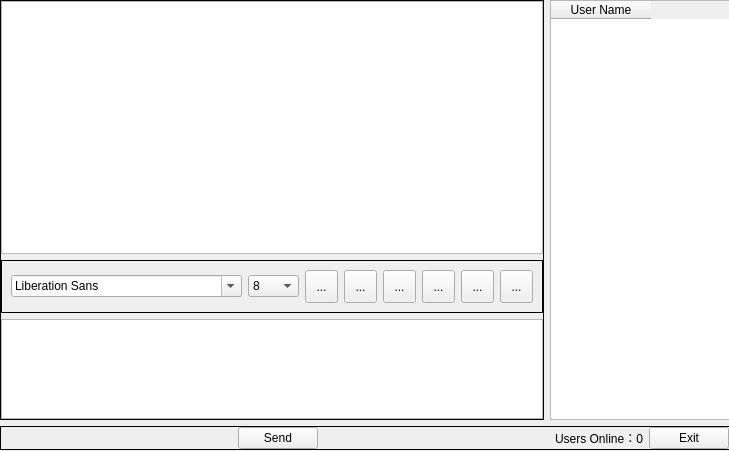
<?xml version="1.0" encoding="UTF-8"?>
<ui version="4.0">
 <class>Widget</class>
 <widget class="QWidget" name="Widget">
  <property name="geometry">
   <rect>
    <x>0</x>
    <y>0</y>
    <width>729</width>
    <height>451</height>
   </rect>
  </property>
  <property name="windowTitle">
   <string>Widget</string>
  </property>
  <widget class="QWidget" name="widget" native="true">
   <property name="geometry">
    <rect>
     <x>299</x>
     <y>10</y>
     <width>274</width>
     <height>210</height>
    </rect>
   </property>
   <layout class="QVBoxLayout" name="verticalLayout">
    <property name="leftMargin">
     <number>0</number>
    </property>
    <property name="topMargin">
     <number>0</number>
    </property>
    <property name="rightMargin">
     <number>0</number>
    </property>
    <property name="bottomMargin">
     <number>0</number>
    </property>
   </layout>
  </widget>
  <widget class="QWidget" name="widget_3" native="true">
   <property name="geometry">
    <rect>
     <x>520</x>
     <y>320</y>
     <width>274</width>
     <height>210</height>
    </rect>
   </property>
   <layout class="QVBoxLayout" name="verticalLayout_3">
    <property name="leftMargin">
     <number>0</number>
    </property>
    <property name="topMargin">
     <number>0</number>
    </property>
    <property name="rightMargin">
     <number>0</number>
    </property>
    <property name="bottomMargin">
     <number>0</number>
    </property>
   </layout>
  </widget>
  <widget class="QWidget" name="widget_6" native="true">
   <property name="geometry">
    <rect>
     <x>0</x>
     <y>0</y>
     <width>730</width>
     <height>450</height>
    </rect>
   </property>
   <layout class="QVBoxLayout" name="verticalLayout_4">
    <property name="leftMargin">
     <number>0</number>
    </property>
    <property name="topMargin">
     <number>0</number>
    </property>
    <property name="rightMargin">
     <number>0</number>
    </property>
    <property name="bottomMargin">
     <number>0</number>
    </property>
    <item>
     <widget class="QWidget" name="widget_4" native="true">
      <layout class="QHBoxLayout" name="horizontalLayout_3">
       <property name="leftMargin">
        <number>0</number>
       </property>
       <property name="topMargin">
        <number>0</number>
       </property>
       <property name="rightMargin">
        <number>0</number>
       </property>
       <property name="bottomMargin">
        <number>0</number>
       </property>
       <item>
        <widget class="QFrame" name="frame_3">
         <property name="frameShape">
          <enum>QFrame::Box</enum>
         </property>
         <layout class="QVBoxLayout" name="verticalLayout_2">
          <property name="leftMargin">
           <number>0</number>
          </property>
          <property name="topMargin">
           <number>0</number>
          </property>
          <property name="rightMargin">
           <number>0</number>
          </property>
          <property name="bottomMargin">
           <number>0</number>
          </property>
          <item>
           <widget class="QTextBrowser" name="msgBrowser"/>
          </item>
          <item>
           <widget class="QFrame" name="frame_2">
            <property name="frameShape">
             <enum>QFrame::Box</enum>
            </property>
            <layout class="QHBoxLayout" name="horizontalLayout">
             <item>
              <widget class="QFontComboBox" name="fontCbx"/>
             </item>
             <item>
              <widget class="QComboBox" name="sizeCbx">
               <item>
                <property name="text">
                 <string>8</string>
                </property>
               </item>
               <item>
                <property name="text">
                 <string>10</string>
                </property>
               </item>
               <item>
                <property name="text">
                 <string>12</string>
                </property>
               </item>
               <item>
                <property name="text">
                 <string>14</string>
                </property>
               </item>
               <item>
                <property name="text">
                 <string>16</string>
                </property>
               </item>
               <item>
                <property name="text">
                 <string>18</string>
                </property>
               </item>
               <item>
                <property name="text">
                 <string>20</string>
                </property>
               </item>
               <item>
                <property name="text">
                 <string>22</string>
                </property>
               </item>
               <item>
                <property name="text">
                 <string>24</string>
                </property>
               </item>
               <item>
                <property name="text">
                 <string>26</string>
                </property>
               </item>
              </widget>
             </item>
             <item>
              <widget class="QToolButton" name="boldTBtn">
               <property name="minimumSize">
                <size>
                 <width>33</width>
                 <height>33</height>
                </size>
               </property>
               <property name="toolTip">
                <string>Blod</string>
               </property>
               <property name="text">
                <string>...</string>
               </property>
               <property name="icon">
                <iconset resource="res.qrc">
                 <normaloff>:/images/bold.png</normaloff>:/images/bold.png</iconset>
               </property>
               <property name="iconSize">
                <size>
                 <width>26</width>
                 <height>26</height>
                </size>
               </property>
               <property name="checkable">
                <bool>true</bool>
               </property>
              </widget>
             </item>
             <item>
              <widget class="QToolButton" name="italicTBtn">
               <property name="minimumSize">
                <size>
                 <width>33</width>
                 <height>33</height>
                </size>
               </property>
               <property name="toolTip">
                <string>Italics</string>
               </property>
               <property name="text">
                <string>...</string>
               </property>
               <property name="icon">
                <iconset resource="res.qrc">
                 <normaloff>:/images/italic.png</normaloff>:/images/italic.png</iconset>
               </property>
               <property name="iconSize">
                <size>
                 <width>26</width>
                 <height>26</height>
                </size>
               </property>
               <property name="checkable">
                <bool>true</bool>
               </property>
              </widget>
             </item>
             <item>
              <widget class="QToolButton" name="underlineTBtn">
               <property name="minimumSize">
                <size>
                 <width>33</width>
                 <height>33</height>
                </size>
               </property>
               <property name="toolTip">
                <string>Underline</string>
               </property>
               <property name="text">
                <string>...</string>
               </property>
               <property name="icon">
                <iconset resource="res.qrc">
                 <normaloff>:/images/under.png</normaloff>:/images/under.png</iconset>
               </property>
               <property name="iconSize">
                <size>
                 <width>26</width>
                 <height>26</height>
                </size>
               </property>
               <property name="checkable">
                <bool>true</bool>
               </property>
              </widget>
             </item>
             <item>
              <widget class="QToolButton" name="colorTBtn">
               <property name="minimumSize">
                <size>
                 <width>33</width>
                 <height>33</height>
                </size>
               </property>
               <property name="toolTip">
                <string>Color</string>
               </property>
               <property name="text">
                <string>...</string>
               </property>
               <property name="icon">
                <iconset resource="res.qrc">
                 <normaloff>:/images/color.png</normaloff>:/images/color.png</iconset>
               </property>
               <property name="iconSize">
                <size>
                 <width>26</width>
                 <height>26</height>
                </size>
               </property>
              </widget>
             </item>
             <item>
              <widget class="QToolButton" name="clearTBtn">
               <property name="minimumSize">
                <size>
                 <width>33</width>
                 <height>33</height>
                </size>
               </property>
               <property name="toolTip">
                <string>Clear</string>
               </property>
               <property name="text">
                <string>...</string>
               </property>
               <property name="icon">
                <iconset resource="res.qrc">
                 <normaloff>:/images/clear.png</normaloff>:/images/clear.png</iconset>
               </property>
               <property name="iconSize">
                <size>
                 <width>26</width>
                 <height>26</height>
                </size>
               </property>
              </widget>
             </item>
             <item>
              <widget class="QToolButton" name="saveTBtn">
               <property name="minimumSize">
                <size>
                 <width>33</width>
                 <height>33</height>
                </size>
               </property>
               <property name="toolTip">
                <string>Download</string>
               </property>
               <property name="text">
                <string>...</string>
               </property>
               <property name="icon">
                <iconset resource="res.qrc">
                 <normaloff>:/images/save.png</normaloff>:/images/save.png</iconset>
               </property>
               <property name="iconSize">
                <size>
                 <width>26</width>
                 <height>26</height>
                </size>
               </property>
              </widget>
             </item>
            </layout>
           </widget>
          </item>
          <item>
           <widget class="QTextEdit" name="msgTxtEdit">
            <property name="maximumSize">
             <size>
              <width>16777215</width>
              <height>100</height>
             </size>
            </property>
           </widget>
          </item>
         </layout>
        </widget>
       </item>
       <item>
        <widget class="QTableWidget" name="usrTblWidget">
         <property name="maximumSize">
          <size>
           <width>180</width>
           <height>16777215</height>
          </size>
         </property>
         <property name="selectionMode">
          <enum>QAbstractItemView::SingleSelection</enum>
         </property>
         <property name="selectionBehavior">
          <enum>QAbstractItemView::SelectRows</enum>
         </property>
         <column>
          <property name="text">
           <string>User Name</string>
          </property>
         </column>
        </widget>
       </item>
      </layout>
     </widget>
    </item>
    <item>
     <widget class="QFrame" name="frame_5">
      <property name="frameShape">
       <enum>QFrame::Box</enum>
      </property>
      <layout class="QHBoxLayout" name="horizontalLayout_4">
       <property name="leftMargin">
        <number>0</number>
       </property>
       <property name="topMargin">
        <number>0</number>
       </property>
       <property name="rightMargin">
        <number>0</number>
       </property>
       <property name="bottomMargin">
        <number>0</number>
       </property>
       <item>
        <spacer name="horizontalSpacer_2">
         <property name="orientation">
          <enum>Qt::Horizontal</enum>
         </property>
         <property name="sizeHint" stdset="0">
          <size>
           <width>40</width>
           <height>20</height>
          </size>
         </property>
        </spacer>
       </item>
       <item>
        <widget class="QWidget" name="widget_2" native="true">
         <property name="maximumSize">
          <size>
           <width>16777215</width>
           <height>100</height>
          </size>
         </property>
         <layout class="QHBoxLayout" name="horizontalLayout_2">
          <property name="leftMargin">
           <number>0</number>
          </property>
          <property name="topMargin">
           <number>0</number>
          </property>
          <property name="rightMargin">
           <number>0</number>
          </property>
          <property name="bottomMargin">
           <number>0</number>
          </property>
         </layout>
        </widget>
       </item>
       <item>
        <widget class="QPushButton" name="sendBtn">
         <property name="text">
          <string>Send</string>
         </property>
         <property name="shortcut">
          <string>Ctrl+Return</string>
         </property>
        </widget>
       </item>
       <item>
        <spacer name="horizontalSpacer">
         <property name="orientation">
          <enum>Qt::Horizontal</enum>
         </property>
         <property name="sizeHint" stdset="0">
          <size>
           <width>40</width>
           <height>20</height>
          </size>
         </property>
        </spacer>
       </item>
       <item>
        <widget class="QLabel" name="usrNumLbl">
         <property name="text">
          <string>Users Online：0</string>
         </property>
        </widget>
       </item>
       <item>
        <widget class="QPushButton" name="exitBtn">
         <property name="text">
          <string>Exit</string>
         </property>
        </widget>
       </item>
      </layout>
     </widget>
    </item>
   </layout>
  </widget>
 </widget>
 <resources>
  <include location="res.qrc"/>
 </resources>
 <connections/>
</ui>
